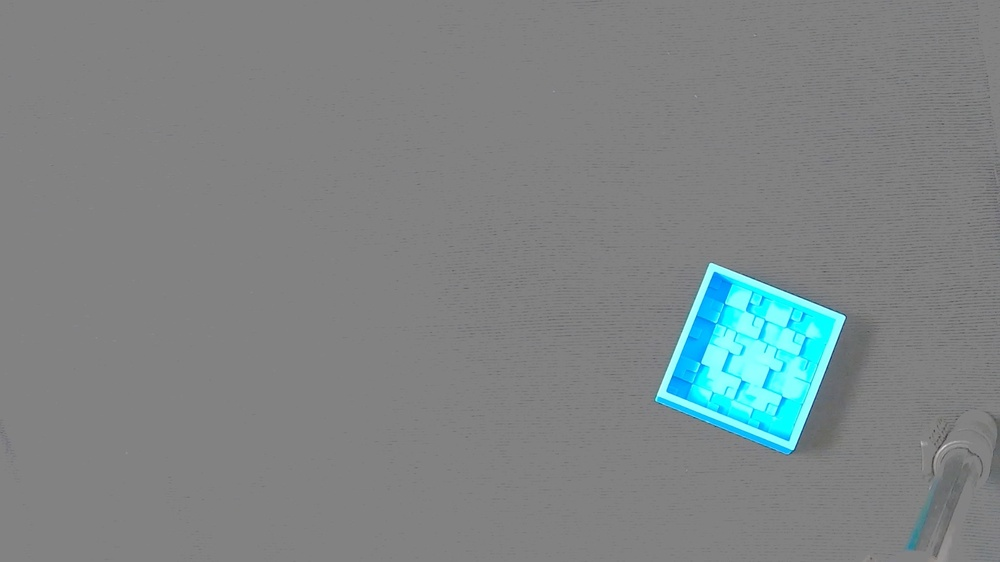
#> input picture dataset/Entrenamiento/Class_1/WIN_20260702_19_15_01_Pro.jpg, 1000 x 562 px, shrunk from 1920 x 1080 before the run, found by its file name
$ python 'Extraccion_caracteristicas - copia.py'
#> lines starting #> are read from the running program, lines starting #| are printed output that depends on the picture
#> further down, image is the input picture: shape (562, 1000, 3); mean B, G, R 133.4, 132.7, 126.2
import math
import cv2
import numpy as np
import matplotlib.pyplot as plt


class features_extractor:

    def __init__(self, hist_bins=16 , debug=False):
        self.hist_bins = hist_bins
        self.debug = debug

    def extract(self, image):
        if self.debug:
            original = image.copy()
        # Asegurar que la imagen tiene 3 canales para histogramas de color
        if len(image.shape) == 2:
            image = cv2.cvtColor(image, cv2.COLOR_GRAY2BGR)

        gray = cv2.cvtColor(image, cv2.COLOR_BGR2GRAY)
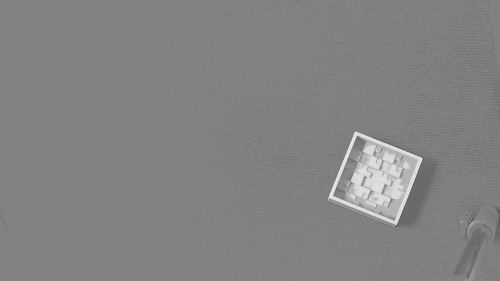
#> gray: shape (562, 1000) (shown at 1/2 size); min 44, max 239, mean 130.9

        # Segmentación simple para obtener la máscara del objeto
        _, mask = cv2.threshold(gray, 15, 255, cv2.THRESH_BINARY)
#> mask: shape (562, 1000); every value is 255

        # Características geométricas
        contours, _ = cv2.findContours(mask, cv2.RETR_EXTERNAL, cv2.CHAIN_APPROX_SIMPLE)
#> contours = [[[0, 0], [0, 561], [999, 561], [999, 0]]]

        # Si no hay contornos retornar ceros
        if not contours:
            return np.zeros(self.get_feature_size())

        cnt = max(contours, key=cv2.contourArea)
#> cnt = [[0, 0], [0, 561], [999, 561], [999, 0]]
        area = cv2.contourArea(cnt)
#> area = 560439
        perimeter = cv2.arcLength(cnt, True)
#> perimeter = 3120

        circularity = (4 * math.pi * area) / (perimeter**2 + 1e-6)
#> circularity = 0.723
        compactness = (perimeter**2) / (area + 1e-6)
#> compactness = 17.37

        x, y, w, h = cv2.boundingRect(cnt)
#> x = 0; y = 0; w = 1000; h = 562
        aspect_ratio = w / (h + 1e-6)
#> aspect_ratio = 1.78

        geom_features = [area, perimeter, circularity, compactness, aspect_ratio]
#> geom_features = [560439, 3120, 0.723, 17.37, 1.78]

        # Características etsadísticas
        masked_gray = cv2.bitwise_and(gray, gray, mask=mask)
        pixels = masked_gray[mask > 0]

        if len(pixels) == 0:
            mean_int, std_int, entropy = 0, 0, 0
        else:
            mean_int = np.mean(pixels)
#> mean_int = 130.9
            std_int = np.std(pixels)
#> std_int = 14.01

            # Entropía
            hist_gray = cv2.calcHist([masked_gray], [0], mask, [256], [0, 256])
#> hist_gray = 256 values, max 290022 at index 130, min 0 at index 0, mean 2195.3
            hist_gray = hist_gray.flatten() / (hist_gray.sum() + 1e-6)
#> hist_gray = 256 values, max 0.516 at index 130, min 0 at index 0, mean 0.00391
            entropy = -np.sum(hist_gray * np.log2(hist_gray + 1e-6))
#> entropy = 3.12

        stat_features = [mean_int, std_int, entropy]
#> stat_features = [130.9, 14.01, 3.12]

        # Características visuales
        # Hu Moments (7 momentos invariantes a escala, traslación y rotación)
        hu_moments = cv2.HuMoments(cv2.moments(cnt)).flatten()
#> hu_moments = [0.195, 0.0103, 0, 0, 0, 0, 0]

        # Histogramas de Color (Espacio HSV)
        hsv = cv2.cvtColor(image, cv2.COLOR_BGR2HSV)
#> hsv: shape (562, 1000, 3); mean H, S, V 9.1, 7.9, 133.5
        hist_h = cv2.calcHist([hsv], [0], mask, [self.hist_bins], [0, 180]).flatten()
#> hist_h = [509586, 695, 1806, 385, 335, 75, 2516, 2577, 24124, 5820, 11474, 1305, 276, 45, 933, 48]
        hist_s = cv2.calcHist([hsv], [1], mask, [self.hist_bins], [0, 256]).flatten()
#> hist_s = [534805, 2236, 787, 541, 722, 976, 1941, 4447, 1995, 1188, 1063, 1043, 921, 964, 1343, 7028]
        hist_v = cv2.calcHist([hsv], [2], mask, [self.hist_bins], [0, 256]).flatten()
#> hist_v = [0, 0, 0, 2, 23, 195, 6371, 87184, 445321, 633, 109, 86, 140, 579, 1464, 19893]

        # Normalizar histogramas
        hist_h /= (hist_h.sum() + 1e-6)
#> hist_h = [0.907, 0.00124, 0.00321, 0.000685, 0.000596, 0.000133, 0.00448, 0.00459, 0.0429, 0.0104, 0.0204, 0.00232, 0.000491, 8.01e-05, 0.00166, 8.54e-05]
        hist_s /= (hist_s.sum() + 1e-6)
#> hist_s = [0.952, 0.00398, 0.0014, 0.000963, 0.00128, 0.00174, 0.00345, 0.00791, 0.00355, 0.00211, 0.00189, 0.00186, 0.00164, 0.00172, 0.00239, 0.0125]
        hist_v /= (hist_v.sum() + 1e-6)
#> hist_v = [0, 0, 0, 3.56e-06, 4.09e-05, 0.000347, 0.0113, 0.155, 0.792, 0.00113, 0.000194, 0.000153, 0.000249, 0.00103, 0.0026, 0.0354]

        visual_features = np.concatenate([hu_moments, hist_h, hist_s, hist_v])
#> visual_features = 55 values, max 0.952 at index 23, min 0 at index 2, mean 0.0583

        # Concatenar todo el vector de características
        final_features = np.concatenate([geom_features, stat_features, visual_features])
#> final_features = 63 values, max 560439 at index 0, min 0 at index 10, mean 8948.1
        if self.debug:
            self.show_processed_images(original, gray, mask, cnt, image)
        return final_features

    def get_feature_size(self):
        # 5 (geom) + 3 (stat) + 7 (hu) + 3 * hist_bins (color)
        return 5 + 3 + 7 + (3 * self.hist_bins)


    def show_processed_images(self, original, gray, mask, contour, image_bgr):
            """Muestra las imágenes procesadas en diferentes etapas"""

            # Crear una figura con varias subplots
            fig, axes = plt.subplots(2, 3, figsize=(15, 10))

            # Imagen original
            axes[0, 0].imshow(cv2.cvtColor(original, cv2.COLOR_BGR2RGB))
            axes[0, 0].set_title('Imagen Original')
            axes[0, 0].axis('off')

            # Imagen en gris
            axes[0, 1].imshow(gray, cmap='gray')
            axes[0, 1].set_title('Imagen en Gris')
            axes[0, 1].axis('off')

            # Máscara binaria
            axes[0, 2].imshow(mask, cmap='gray')
            axes[0, 2].set_title('Máscara Binaria')
            axes[0, 2].axis('off')

            # Imagen con contorno dibujado
            img_contour = original.copy()
            cv2.drawContours(img_contour, [contour], -1, (0, 255, 0), 2)

            # Dibujar rectángulo delimitador
            x, y, w, h = cv2.boundingRect(contour)
#> x = 0; y = 0; w = 1000; h = 562
            cv2.rectangle(img_contour, (x, y), (x+w, y+h), (255, 0, 0), 2)
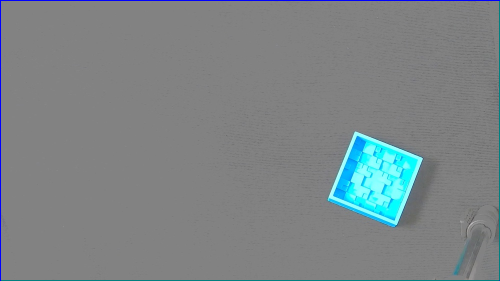
#> img_contour: shape (562, 1000, 3) (shown at 1/2 size); mean B, G, R 134.1, 132, 124.8

            axes[1, 0].imshow(cv2.cvtColor(img_contour, cv2.COLOR_BGR2RGB))
            axes[1, 0].set_title('Contorno y Rectángulo')
            axes[1, 0].axis('off')

            # Máscara aplicada a la imagen en gris
            masked_img = cv2.bitwise_and(gray, gray, mask=mask)
            axes[1, 1].imshow(masked_img, cmap='gray')
            axes[1, 1].set_title('Máscara aplicada')
            axes[1, 1].axis('off')

            # Imagen con segmentación de color (mostrar en HSV)
            hsv = cv2.cvtColor(original, cv2.COLOR_BGR2HSV)
            # Mostrar canal de matiz con máscara
            hue_masked = cv2.bitwise_and(hsv[:,:,0], hsv[:,:,0], mask=mask)
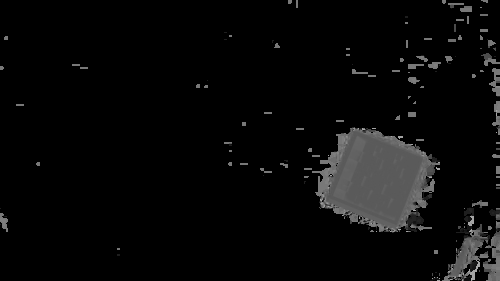
#> hue_masked: shape (562, 1000) (shown at 1/2 size); min 0, max 173, mean 9.1
            axes[1, 2].imshow(hue_masked, cmap='hsv', vmin=0, vmax=180)
            axes[1, 2].set_title('Canal de Matiz (HSV)')
            axes[1, 2].axis('off')

            plt.tight_layout()
            plt.show()
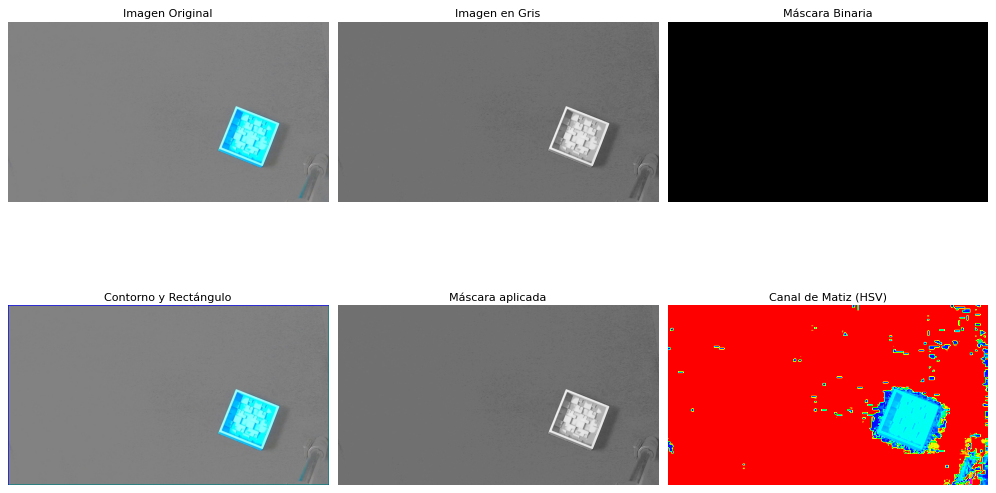
#> figure drawn by matplotlib, 6 panels

            # También mostrar histogramas por separado
            self.show_histograms(original, mask)

    def show_histograms(self, image, mask):
            """Muestra los histogramas de color"""
            hsv = cv2.cvtColor(image, cv2.COLOR_BGR2HSV)

            fig, axes = plt.subplots(1, 3, figsize=(15, 4))

            # Histograma del canal H
            hist_h = cv2.calcHist([hsv], [0], mask, [self.hist_bins], [0, 180])
#> hist_h = [509586, 695, 1806, 385, 335, 75, 2516, 2577, 24124, 5820, 11474, 1305, 276, 45, 933, 48]
            axes[0].bar(range(self.hist_bins), hist_h.flatten())
            axes[0].set_title('Histograma del Canal H (Matiz)')
            axes[0].set_xlabel('Bin')
            axes[0].set_ylabel('Frecuencia')

            # Histograma del canal S
            hist_s = cv2.calcHist([hsv], [1], mask, [self.hist_bins], [0, 256])
#> hist_s = [534805, 2236, 787, 541, 722, 976, 1941, 4447, 1995, 1188, 1063, 1043, 921, 964, 1343, 7028]
            axes[1].bar(range(self.hist_bins), hist_s.flatten())
            axes[1].set_title('Histograma del Canal S (Saturación)')
            axes[1].set_xlabel('Bin')
            axes[1].set_ylabel('Frecuencia')

            # Histograma del canal V
            hist_v = cv2.calcHist([hsv], [2], mask, [self.hist_bins], [0, 256])
#> hist_v = [0, 0, 0, 2, 23, 195, 6371, 87184, 445321, 633, 109, 86, 140, 579, 1464, 19893]
            axes[2].bar(range(self.hist_bins), hist_v.flatten())
            axes[2].set_title('Histograma del Canal V (Valor)')
            axes[2].set_xlabel('Bin')
            axes[2].set_ylabel('Frecuencia')

            plt.tight_layout()
            plt.show()
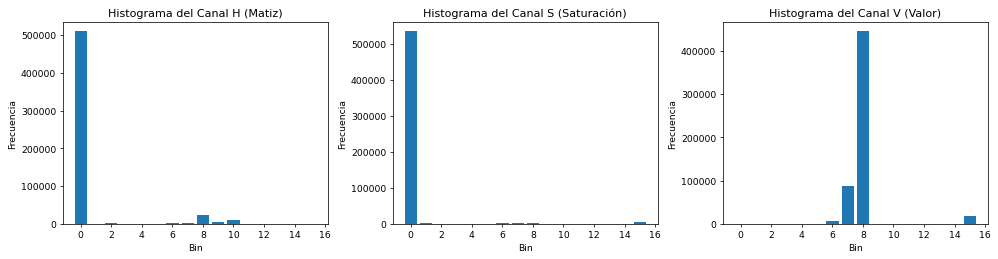
#> figure drawn by matplotlib, 3 panels; panel 1: tallest bar 509586 high, from x = -0.4 to 0.4; panel 2: tallest bar 534805 high, from x = -0.4 to 0.4; panel 3: tallest bar 445321 high, from x = 7.6 to 8.4


if __name__ == "__main__":

    image = cv2.imread("C:\\Users\\User\\OneDrive\\Escritorio\\Blender_Trabajo\\Localizaci-n-y-Clasificaci-n-de-Im-genes-para-Manipulaci-n-Rob-tica\\dataset\\WIN_20260702_19_15_01_Pro.jpg")

    # Imagen se cargó correctamente
    if image is None:
        print("No se pudo cargar la imagen. Verifica la ruta.")
    else:
        extractor = features_extractor(hist_bins=16, debug=True)
        caracteristicas = extractor.extract(image)
#> caracteristicas has the same summary as final_features in extract
        print(f"Características extraídas: {caracteristicas.shape}")
#| Características extraídas: (63,)
        print(f"Vector de características 10 : {caracteristicas[:10]}...")
#> (printed output is left out)
        print(f"Vector de características: {caracteristicas}")
#| Vector de características: [5.60439000e+05 3.12000000e+03 7.23484157e-01 1.73692409e+01
#|  1.77935943e+00 1.30851909e+02 1.40133956e+01 3.11940074e+00
#|  1.95192519e-01 1.03223416e-02 0.00000000e+00 0.00000000e+00
#|  0.00000000e+00 0.00000000e+00 0.00000000e+00 9.06736672e-01
#|  1.23665482e-03 3.21352319e-03 6.85053354e-04 5.96085389e-04
#|  1.33451962e-04 4.47686855e-03 4.58540907e-03 4.29252684e-02
#> (further printed lines are left out)
        print(f"Tamaño total del vector: {len(caracteristicas)}")
#| Tamaño total del vector: 63


# vector = [Características Geométricas, Características Estadísticas, Momentos de Hu, Histogramas de Color]

$ run again, with dataset/Entrenamiento/Class_1/WIN_20260702_19_07_05_Pro.jpg copied over dataset/Entrenamiento/Class_1/WIN_20260702_19_15_01_Pro.jpg
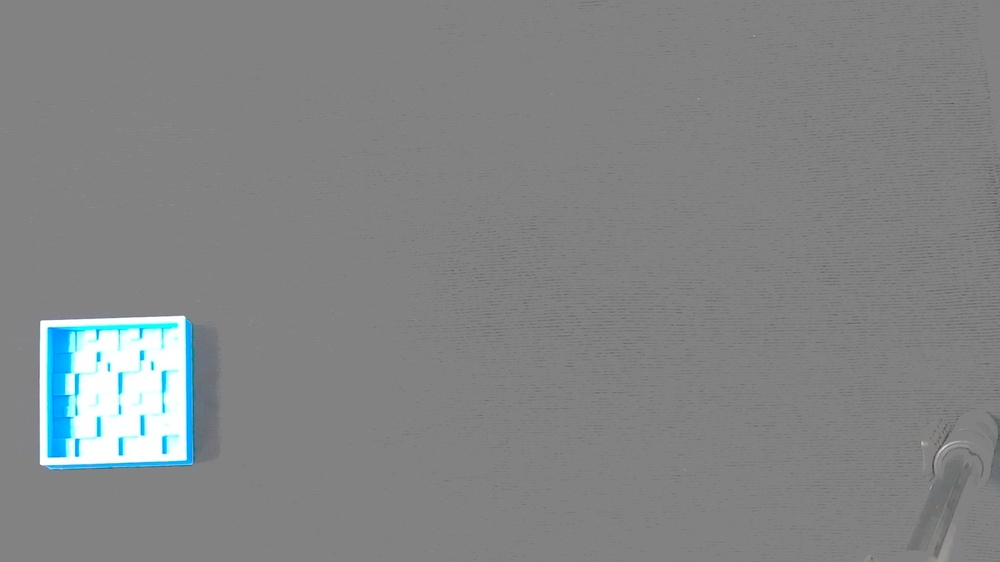
#> input picture dataset/Entrenamiento/Class_1/WIN_20260702_19_07_05_Pro.jpg, 1000 x 562 px, shrunk from 1920 x 1080 before the run, found by its file name
#> image is the input picture: shape (562, 1000, 3); mean B, G, R 133.9, 133.2, 130.9
#> mask: shape (562, 1000); every value is 255
#> contours = [[[0, 0], [0, 561], [999, 561], [999, 0]]]
#> cnt = [[0, 0], [0, 561], [999, 561], [999, 0]]
#> area = 560439
#> perimeter = 3120
#> circularity = 0.723
#> compactness = 17.37
#> in extract, `x, y, w, h = cv2.boundingRect(cnt)`: x = 0; w = 1000; h = 562
#> aspect_ratio = 1.78
#> geom_features = [560439, 3120, 0.723, 17.37, 1.78]
#> mean_int = 132.6
#> std_int = 20.77
#> in extract, `hist_gray = cv2.calcHist([masked_gray], [0], mask, [256], [0, 256])`: hist_gray = 256 values, max 276195 at index 130, min 0 at index 0, mean 2195.3
#> in extract, `hist_gray = hist_gray.flatten() / (hist_gray.sum() + 1e-6)`: hist_gray = 256 values, max 0.491 at index 130, min 0 at index 0, mean 0.00391
#> entropy = 3.04
#> stat_features = [132.6, 20.77, 3.04]
#> hu_moments = [0.195, 0.0103, 0, 0, 0, 0, 0]
#> hsv: shape (562, 1000, 3); mean H, S, V 6.9, 3.5, 134
#> in extract, `hist_h = cv2.calcHist([hsv], [0], mask, [self.hist_bins], [0, 180]).fl..`: hist_h = [521959, 1224, 2481, 268, 663, 106, 1947, 2239, 15726, 4692, 6687, 1170, 345, 909, 1473, 111]
#> in extract, `hist_s = cv2.calcHist([hsv], [1], mask, [self.hist_bins], [0, 256]).fl..`: hist_s = [546950, 3735, 1651, 948, 715, 621, 492, 454, 437, 419, 332, 340, 482, 479, 876, 3069]
#> in extract, `hist_v = cv2.calcHist([hsv], [2], mask, [self.hist_bins], [0, 256]).fl..`: hist_v = [0, 0, 0, 1, 13, 55, 1677, 82844, 453733, 699, 170, 109, 206, 616, 1439, 20438]
#> in extract, `hist_h /= (hist_h.sum() + 1e-6)`: hist_h = [0.929, 0.00218, 0.00441, 0.000477, 0.00118, 0.000189, 0.00346, 0.00398, 0.028, 0.00835, 0.0119, 0.00208, 0.000614, 0.00162, 0.00262, 0.000198]
#> in extract, `hist_s /= (hist_s.sum() + 1e-6)`: hist_s = [0.973, 0.00665, 0.00294, 0.00169, 0.00127, 0.0011, 0.000875, 0.000808, 0.000778, 0.000746, 0.000591, 0.000605, 0.000858, 0.000852, 0.00156, 0.00546]
#> in extract, `hist_v /= (hist_v.sum() + 1e-6)`: hist_v = [0, 0, 0, 1.78e-06, 2.31e-05, 9.79e-05, 0.00298, 0.147, 0.807, 0.00124, 0.000302, 0.000194, 0.000367, 0.0011, 0.00256, 0.0364]
#> visual_features = 55 values, max 0.973 at index 23, min 0 at index 2, mean 0.0583
#> final_features = 63 values, max 560439 at index 0, min 0 at index 10, mean 8948.2
#> in show_processed_images, `x, y, w, h = cv2.boundingRect(contour)`: x = 0; w = 1000; h = 562
#> in show_processed_images, `hue_masked = cv2.bitwise_and(hsv[:,:,0], hsv[:,:,0], mask=mask)`:
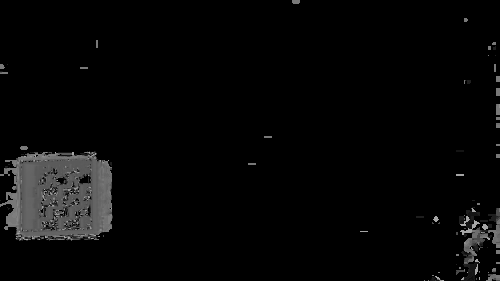
#> hue_masked: shape (562, 1000) (shown at 1/2 size); min 0, max 173, mean 6.9
#> in show_histograms, `hist_h = cv2.calcHist([hsv], [0], mask, [self.hist_bins], [0, 180])`: hist_h = [521959, 1224, 2481, 268, 663, 106, 1947, 2239, 15726, 4692, 6687, 1170, 345, 909, 1473, 111]
#> in show_histograms, `hist_s = cv2.calcHist([hsv], [1], mask, [self.hist_bins], [0, 256])`: hist_s = [546950, 3735, 1651, 948, 715, 621, 492, 454, 437, 419, 332, 340, 482, 479, 876, 3069]
#> in show_histograms, `hist_v = cv2.calcHist([hsv], [2], mask, [self.hist_bins], [0, 256])`: hist_v = [0, 0, 0, 1, 13, 55, 1677, 82844, 453733, 699, 170, 109, 206, 616, 1439, 20438]
#> in show_histograms, `plt.show()`:
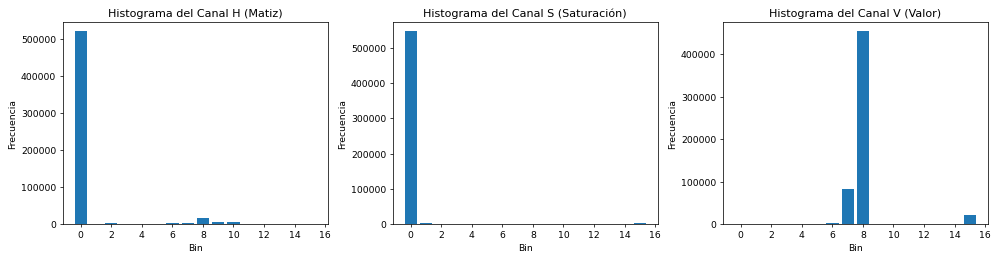
#> figure drawn by matplotlib, 3 panels; panel 1: tallest bar 521959 high, from x = -0.4 to 0.4; panel 2: tallest bar 546950 high, from x = -0.4 to 0.4; panel 3: tallest bar 453733 high, from x = 7.6 to 8.4
#> caracteristicas has the same summary as final_features in extract
#| Características extraídas: (63,)
#> (printed output is left out)
#| Vector de características: [5.60439000e+05 3.12000000e+03 7.23484157e-01 1.73692409e+01
#|  1.77935943e+00 1.32615116e+02 2.07704853e+01 3.03503370e+00
#|  1.95192519e-01 1.03223416e-02 0.00000000e+00 0.00000000e+00
#|  0.00000000e+00 0.00000000e+00 0.00000000e+00 9.28752661e-01
#|  2.17793602e-03 4.41459054e-03 4.76868328e-04 1.17971527e-03
#|  1.88612103e-04 3.46441288e-03 3.98398563e-03 2.79822070e-02
#> (further printed lines are left out)
#| Tamaño total del vector: 63
